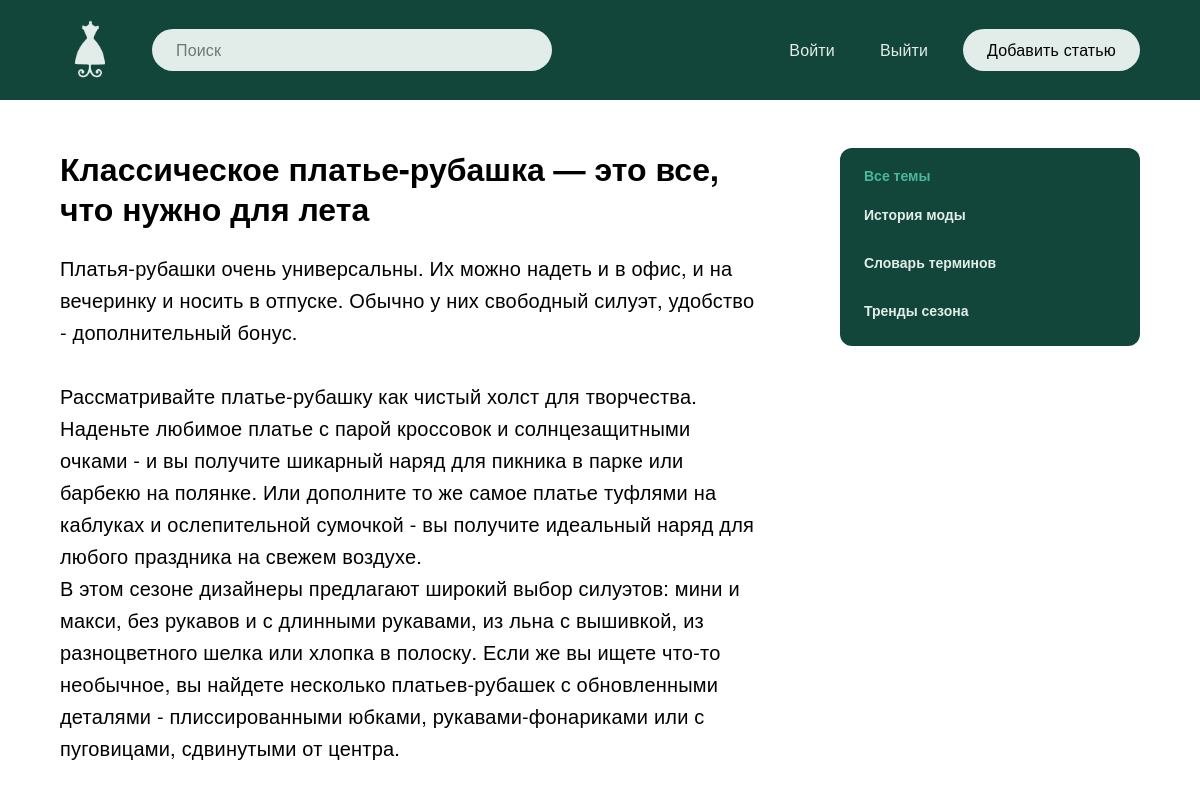
The page /post/rlassicheskoe-plate-rubashka-eto-vse-chto-nuzhno-dlya-leta/ on the database its author committed.
### blog/models.py (models this page shows, shortened)
class Blog(models.Model):
    title = models.CharField(max_length=255, verbose_name='Заглавие')
    slug = models.SlugField(max_length=255, unique=True, verbose_name='URL')
    content = models.TextField(blank=True, verbose_name='Контент')
    photo = models.ImageField(upload_to='photos/%Y/%m/%d/', blank=True, verbose_name='Лого темы')
    time_created = models.DateTimeField(auto_now_add=True, verbose_name='Дата публикации')
    time_update = models.DateTimeField(auto_now=True, verbose_name='Дата обновления')
    is_published = models.BooleanField(default=True, verbose_name='Опубликовано')
    topic = models.ForeignKey('Topic', on_delete=models.PROTECT, verbose_name='Тема')
    def __str__(self):
        return self.title
    class Meta:
        verbose_name = 'Пост'
        verbose_name_plural = 'Посты'
        ordering = ['-time_created']

class Topic(models.Model):
    name = models.CharField(max_length=200, verbose_name='Тема')
    slug = models.SlugField(max_length=200, unique=True, verbose_name='URL')
    def get_absolute_url(self):
        return reverse('top', kwargs={'top_slug': self.slug})
    class Meta:
        verbose_name = 'Тема'
        verbose_name_plural = 'Темы'

### blog/views.py (the view)
# urls.py: path('post/<slug:post_slug>/', ShowPost.as_view(), name='post'),
class ShowPost(DataMixin, DetailView):
    model = Blog
    template_name = 'blog/post.html'
    slug_url_kwarg = 'post_slug'
    context_object_name = 'post'
    def get_context_data(self, *, object_list=None, **kwargs):
        context = super().get_context_data(**kwargs)
        t_def = self.get_user_context(title=context['post'])
        return dict(list(context.items()) + list(t_def.items()))

### blog/utils.py (called while the page is built)
    def get_user_context(self, **kwargs):
        context = kwargs
        topics = Topic.objects.annotate(Count('blog'))
        context['topics'] = topics
        if 'topic_selected' not in context:
            context['topic_selected'] = 0
        return context

### blog/templates/blog/post.html
{% extends 'blog/base.html' %}
{% load static%}
{% block content %}
			  <div class="main__content">
				  <div class="page-article">
					  <div class="page-article__wrapper">
						  <h1>{{ post.title }}</h1>
						  {{ post.content|linebreaks }}
					  </div>
				  </div>
			  </div>
{% endblock %}

### blog/templates/blog/base.html (shortened to what this page needs)
<!doctype html>
{% load static %}
{% load blog_tags %}
<html lang="ru">
  <head>
    <link rel="stylesheet" href="{% static 'css/style.css' %}">
  </head>
  <body>
    {% include 'blog/navbar.html' %}
    <main class="main">
	<div class="container">
		<div class="main__wrapper">
        {% block content %}
        {% endblock %}
        <div class="sidebar">
          <div class="categories">
                  <ul class="categories__list">
                    {% if topic_selected == 0 %}
                      <li class="selected__item">Все темы</li>
                    {% else %}
                      <li class="categories__item"><a href="{% url 'index' %}">Все темы</a></li>
                    {% endif %}
                    {% for t in topics %}
                        {% if t.blog__count > 0 %}
                            {% if t.pk == topic_selected %}
                                <li class="selected__item">{{ t.name }}</li>
                            {% else %}
                                <li class="categories__item"><a href="{{ t.get_absolute_url }}">{{ t.name }}</a></li>
                            {% endif %}
                      {% endif %}
                    {% endfor%}
                  </ul>
            </div>
            </div>
        </div>
	</div>
</main>
</body>
</html>

### blog/static/css/style.css (style rules this page uses)
*, *::before, *::after { box-sizing: border-box; }
html, body { margin: 0; padding: 0; }
html { font-family: 'Helvetica Neue', 'Arial', sans-serif; font-style: normal; font-weight: 400; font-size: 16px; line-height: 24px; color: black; background-color: #FFFFFF; -webkit-font-smoothing: antialiased; -moz-osx-font-smoothing: grayscale; text-rendering: optimizeLegibility; }
body { width: 100%; height: 100%; background-color: white; }
a { color: black; text-decoration: none; }
.container { max-width: 1920px; margin: 0 auto; padding: 0 60px; }
.main__wrapper { position: relative; display: flex; gap: 80px; margin-top: 48px; margin-bottom: 48px; }
.main__content { width: calc(100% - 300px - 80px); }
.sidebar { width: 300px; }
.categories__list { display: grid; grid-template-columns: 1fr; gap: 12px; list-style: none; margin: 0; background-color: #12463A; padding: 12px 0; border-radius: 12px; }
.categories__item { margin-right: 28px; margin-bottom: 12px; }
.selected__item, .categories__item a { font-family: 'Helvetica Neue', 'Arial', sans-serif; font-weight: 700; font-size: 14px; line-height: 20px; padding: 5px 24px; }
.categories__item a { color: #E2EDE9; }
.selected__item { color: #4BB79E; }
.page-article__wrapper h1 { font-family: 'Helvetica Neue', 'Arial', sans-serif; font-weight: 700; font-size: 32px; line-height: 40px; color: #000000; margin: 0; margin-bottom: 24px; }
.page-article__wrapper p { font-family: 'Helvetica Neue', 'Arial', sans-serif; font-weight: 400; font-size: 20px; line-height: 32px; letter-spacing: 0.01em; color: #000000; margin: 0; margin-bottom: 32px; }

### rows shown on the page
Blog: title "Классическое платье-рубашка — это все, что нужно для лета", content "Платья-рубашки очень универсальны. Их можно надеть и в офис, и на вечеринку и носить в отпуске. Обычно у них свободный силуэт, удобство - дополнительный бонус. Рассматривайте платье-рубашку как чистый холст для творчества. Наденьте любимое платье с парой кроссовок и солнцезащитными очками - и вы получите шикарный наряд для пикника в парке или барбекю на полянке. Или дополните то же самое платье туфлями на каблуках и ослепительной сумочкой - вы получите идеальный наряд для любого праздника на свежем воздухе. В этом сезоне дизайнеры предлагают широкий выбор силуэтов: мини и макси, без рукавов и с длинными рукавами, из льна с вышивкой, из разноцветного шелка или хлопка в полоску. Если же вы…"
Topic: name "История моды"
Topic: name "Словарь терминов"
Topic: name "Тренды сезона"
